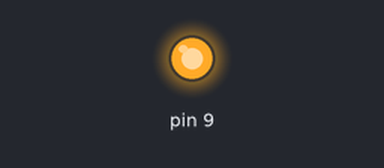
A sketch run on a simulated Arduino Uno, built with avr-gcc and run on an emulated ATmega328P. Shown: output pins drawn as LEDs (lit = HIGH).

Above: at 0.05 s.
At 0.95 s:
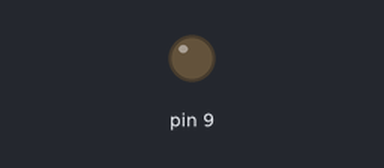
At 1.4 s:
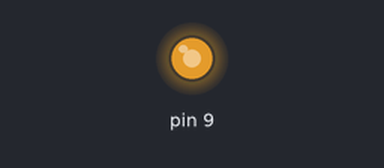
At 1.9 s:
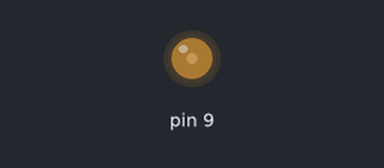
Timing chart, 0 to 4.7 s (numbered marks = the images above):
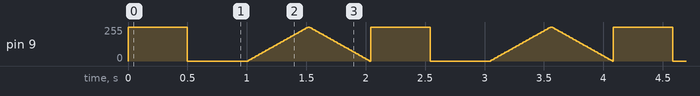

Measured:
- by itself, pin 9: moves between 0/255 and 255/255, repeating every 2.0 s

The sketch:

03_myBlink_myFade.ino
```cpp
void setup() {
  pinMode(9, OUTPUT);
}

void loop() {
  myBlink();
  myFade();
}

// ----- Functions -----

void myBlink() {
  digitalWrite(9, HIGH);
  delay(500);
  digitalWrite(9, LOW);
  delay(500);
}

void myFade() {
  for (int i = 0; i <= 255; i=i+5) {
    analogWrite(9, i);
    delay(10);
  }
  for (int i = 255; i >= 0; i=i-5) {
    analogWrite(9, i);
    delay(10);
  }
}
```
